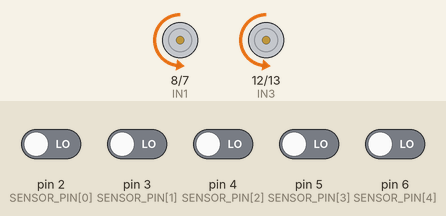
The sketch below on a simulated Arduino Uno, built with avr-gcc and run on an emulated ATmega328P. Shown: motor-driver pin pairs drawn as motors (green arrow = first pin HIGH = forward, orange = second pin HIGH = backward, longer = more drive, scaled by the enable pin). The test bench sets the inputs (shaded band); at power-on: pin 2 (SENSOR_PIN[0]), pin 3 (SENSOR_PIN[1]), pin 4 (SENSOR_PIN[2]), pin 5 (SENSOR_PIN[3]), pin 6 (SENSOR_PIN[4]) LOW. What the sketch prints to the serial monitor is not drawn.

Above: at 5.4 s.
5.5 s: pin 2 (SENSOR_PIN[0]) driven HIGH
At 6.5 s:
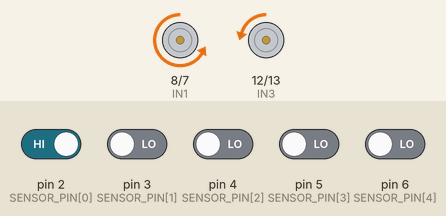
7.0 s: pin 3 (SENSOR_PIN[1]) driven HIGH
At 7.5 s:
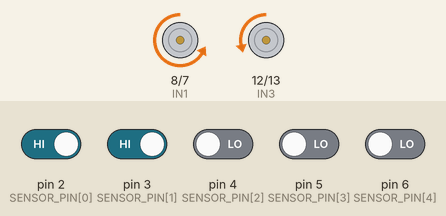
8.5 s: pin 5 (SENSOR_PIN[3]) driven HIGH
At 8.9 s:
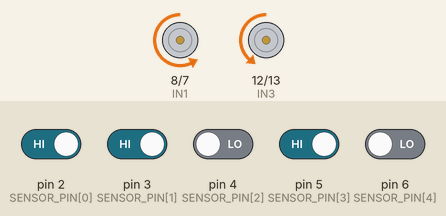
10.0 s: pin 4 (SENSOR_PIN[2]) driven HIGH
At 11.1 s:
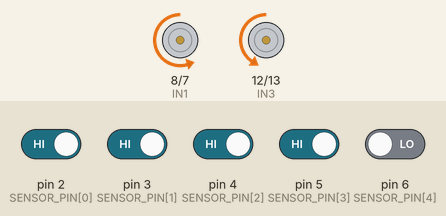
11.5 s: pin 6 (SENSOR_PIN[4]) driven HIGH
At 12.1 s:
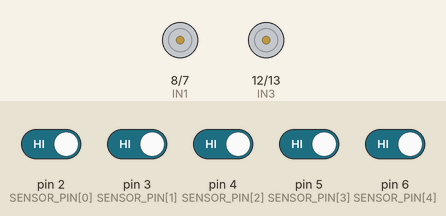
13.0 s: pin 2 (SENSOR_PIN[0]) driven LOW
At 13.4 s:
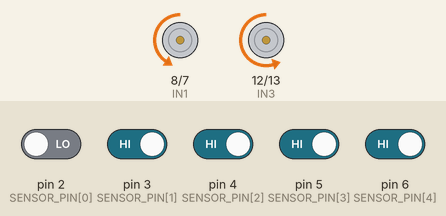
Timing chart, 0 to 15.5 s (numbered marks = the images above; inputs shaded):
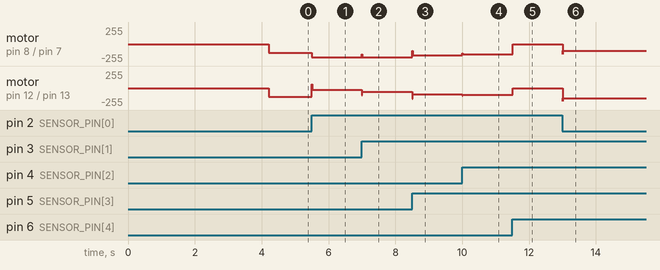

The sketch:

step3_line_follower.ino
```cpp
/*
  STEP 3 - PID LINE FOLLOWER
  --------------------------
  Arduino UNO + L298N + 5-channel TCRT5000 sensor bar + 2 TT motors.

  Start-up:
  1. Put the robot ON the track with the black line under the MIDDLE sensor.
  2. Turn it on / press reset. It waits 3 seconds, learns which value means
     "black", waits 1 more second, then drives.
  3. If you lift the robot up, it stops (all sensors see "black" in the air).

  Only change things inside the SETTINGS block.
*/

// ======================= SETTINGS =======================

// L298N pins
#define ENA 9
#define IN1 8
#define IN2 7
#define ENB 10
#define IN3 12
#define IN4 13

// Sensor bar OUT1..OUT5 wires.
// If they are on A0..A4, change to: {A0, A1, A2, A3, A4}
const int SENSOR_PIN[5] = {2, 3, 4, 5, 6};

// --- From STEP 2 (motor test) ---
const bool MOTOR_A_IS_LEFT  = true;   // MOTOR A moved the LEFT wheel? true / false
const bool MOTOR_A_REVERSED = false;  // MOTOR A spun BACKWARD? set true
const bool MOTOR_B_REVERSED = false;  // MOTOR B spun BACKWARD? set true

// --- If the robot turns AWAY from the line, set this to true ---
const bool REVERSE_STEERING = false;

// --- Line color: 0 = auto-detect at start (recommended)
//                 1 = black reads HIGH (1)    2 = black reads LOW (0)
const int LINE_MODE = 0;

// --- Speeds (0..255) ---
int baseSpeed   = 130;  // straight-line speed. If motors only hum, raise it.
int maxSpeed    = 200;  // fastest a wheel may go
int minSpeed    = -60;  // negative = inner wheel may go backward on sharp turns
int searchSpeed = 110;  // turning speed when the line is lost

// --- PID ---
float Kp = 15.0;   // how hard it steers toward the line
float Kd = 25.0;   // calms down wobbling
float Ki = 0.0;    // leave at 0

const unsigned long LOOP_MS = 10;   // control loop every 10 ms
const bool DEBUG = false;           // true = print sensors/error to Serial Monitor (9600)

// ===================== END OF SETTINGS =====================

// Sensor weights OUT1..OUT5 (same as the original GitHub code)
const float WEIGHT[5] = {7, 3, 0, -3, -7};

int lineValue = HIGH;         // the digital value that means "black line"
float lastError = 0;
float integral = 0;
unsigned long lastTime = 0;
unsigned long lastPrint = 0;

int readSensors(float &error);
void detectLineColor();
void setMotors(int left, int right);
void driveMotor(int en, int inX, int inY, int speed);
void stopMotors();
void debugPrint(int count, float error, int l, int r);

void setup() {
  pinMode(ENA, OUTPUT); pinMode(IN1, OUTPUT); pinMode(IN2, OUTPUT);
  pinMode(ENB, OUTPUT); pinMode(IN3, OUTPUT); pinMode(IN4, OUTPUT);
  for (int i = 0; i < 5; i++) pinMode(SENSOR_PIN[i], INPUT);
  stopMotors();

  Serial.begin(9600);
  Serial.println(F("Place the robot with the line under the MIDDLE sensor..."));
  delay(3000);
  detectLineColor();
  delay(1000);
  lastTime = millis();
}

void loop() {
  unsigned long now = millis();
  if (now - lastTime < LOOP_MS) return;
  lastTime = now;

  float error = lastError;
  int count = readSensors(error);

  // All 5 see black -> robot lifted up (or a big black area): stop.
  if (count == 5) {
    stopMotors();
    integral = 0;
    debugPrint(count, error, 0, 0);
    return;
  }

  // No sensor sees the line -> spin toward the side it was last seen.
  if (count == 0) {
    float dir = REVERSE_STEERING ? -lastError : lastError;
    if (dir > 0)      setMotors(searchSpeed, -searchSpeed);
    else if (dir < 0) setMotors(-searchSpeed, searchSpeed);
    else              setMotors(baseSpeed, baseSpeed);
    debugPrint(count, lastError, 0, 0);
    return;
  }

  // PID
  integral += error;
  integral = constrain(integral, -100, 100);
  float correction = Kp * error + Ki * integral + Kd * (error - lastError);
  lastError = error;
  if (REVERSE_STEERING) correction = -correction;

  int leftSpeed  = constrain((int)(baseSpeed + correction), minSpeed, maxSpeed);
  int rightSpeed = constrain((int)(baseSpeed - correction), minSpeed, maxSpeed);
  setMotors(leftSpeed, rightSpeed);

  debugPrint(count, error, leftSpeed, rightSpeed);
}

// Reads the 5 sensors. Returns how many see the line.
// If at least one sees it, writes the line position into "error".
int readSensors(float &error) {
  int count = 0;
  float sum = 0;
  for (int i = 0; i < 5; i++) {
    if (digitalRead(SENSOR_PIN[i]) == lineValue) {
      sum += WEIGHT[i];
      count++;
    }
  }
  if (count > 0) error = sum / count;
  return count;
}

// Most sensors are over white at start, so the less common value = black.
void detectLineColor() {
  if (LINE_MODE == 1) { lineValue = HIGH; }
  else if (LINE_MODE == 2) { lineValue = LOW; }
  else {
    int highCount = 0, total = 0;
    for (int r = 0; r < 20; r++) {
      for (int i = 0; i < 5; i++) {
        if (digitalRead(SENSOR_PIN[i]) == HIGH) highCount++;
        total++;
      }
      delay(10);
    }
    lineValue = (highCount * 2 > total) ? LOW : HIGH;
  }
  Serial.print(F("Black line reads as: "));
  Serial.println(lineValue == HIGH ? F("HIGH (1)") : F("LOW (0)"));
}

// left/right: -255..255, positive = forward
void setMotors(int left, int right) {
  int a = MOTOR_A_IS_LEFT ? left : right;
  int b = MOTOR_A_IS_LEFT ? right : left;
  driveMotor(ENA, IN1, IN2, MOTOR_A_REVERSED ? -a : a);
  driveMotor(ENB, IN3, IN4, MOTOR_B_REVERSED ? -b : b);
}

void driveMotor(int en, int inX, int inY, int speed) {
  speed = constrain(speed, -255, 255);
  if (speed >= 0) {
    digitalWrite(inX, LOW);
    digitalWrite(inY, HIGH);
  } else {
    digitalWrite(inX, HIGH);
    digitalWrite(inY, LOW);
    speed = -speed;
  }
  analogWrite(en, speed);
}

void stopMotors() {
  analogWrite(ENA, 0);
  analogWrite(ENB, 0);
}

void debugPrint(int count, float error, int l, int r) {
  if (!DEBUG) return;
  if (millis() - lastPrint < 200) return;
  lastPrint = millis();
  for (int i = 0; i < 5; i++) Serial.print(digitalRead(SENSOR_PIN[i]) == lineValue ? '#' : '.');
  Serial.print(F("  seen=")); Serial.print(count);
  Serial.print(F("  err=")); Serial.print(error);
  Serial.print(F("  L=")); Serial.print(l);
  Serial.print(F("  R=")); Serial.println(r);
}
```

Measured:
- after the input at 5.5 s, motor on pin 8 (IN1) / pin 7 (IN2): backward 130/255 → backward 200/255 at once; motor on pin 12 (IN3) / pin 13 (IN4): backward 130/255 → backward 25/255 at once
- after the input at 7.0 s, motor on pin 8 (IN1) / pin 7 (IN2): backward 200/255 → backward 155/255 at once, → backward 200/255 0.01 s later; motor on pin 12 (IN3) / pin 13 (IN4): backward 25/255 → backward 55/255 at once
- after the input at 8.5 s, motor on pin 8 (IN1) / pin 7 (IN2): backward 200/255 → backward 165/255 at once; motor on pin 12 (IN3) / pin 13 (IN4): backward 55/255 → backward 95/255 at once
- after the input at 10.0 s, motor on pin 8 (IN1) / pin 7 (IN2): backward 165/255 → backward 156/255 at once; motor on pin 12 (IN3) / pin 13 (IN4): backward 95/255 → backward 103/255 at once
- after the input at 11.5 s, motor on pin 8 (IN1) / pin 7 (IN2): backward 156/255 → stopped at once; motor on pin 12 (IN3) / pin 13 (IN4): backward 103/255 → stopped at once
- after the input at 13.0 s, motor on pin 8 (IN1) / pin 7 (IN2): stopped → backward 103/255 at once; motor on pin 12 (IN3) / pin 13 (IN4): stopped → backward 156/255 at once
